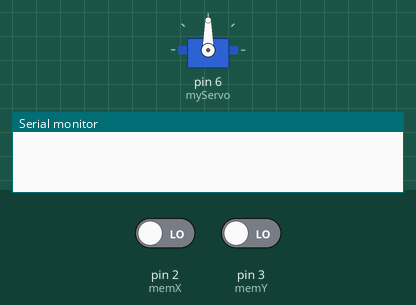
Simulated run of this sketch. Board: Arduino Uno, built with avr-gcc and run on an emulated ATmega328P. Parts: servo, the last lines printed to the serial monitor. The inputs (shaded band) are chosen by the test bench; at power-on: pin 2 (memX) LOW, pin 3 (memY) LOW.

Above: at 0.1 s.
At 2.1 s:
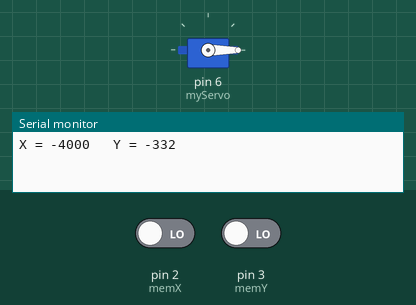
Timing chart, 0 to 3.6 s (numbered marks = the images above):
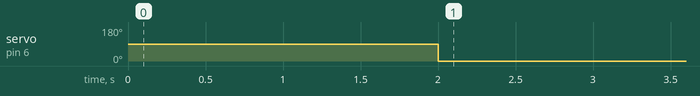

The sketch:

AccelMotor.ino
```cpp
/*
  AccelerometerMotor

  Use an accelerometer to drive a motor.
  Tilting an accelerometer forward makes the motor move forward.
  Tilting an accelerometer backward makes the motor move backward.
  Forward and backward are arbitrary.

  Patrick Kubiak
 */

#include <Servo.h>

// definitions
Servo myServo;           // create servo object to control a servo

const int memX = 2;      // x output of accelerometer
const int memY = 3;      // y output of accelerometer

// setup
void setup() {
  myServo.attach(6);    // attach the servo on pin 6 to the servo object
  Serial.begin(9600);

  // initialize accelerometer input
  pinMode(memX, INPUT);
  pinMode(memY, INPUT);

  // initialize serial communication at 9600 bits per second
  Serial.begin(9600);
}

// loop forever
void loop() {
  int pulseX, pulseY;  // store pulse widths
  int accelX, accelY;  // store accelerations

  // read X and Y pulse
  pulseX = pulseIn(memX, HIGH);
  pulseY = pulseIn(memY, HIGH);

  // convery pulse width to acceleration in milli-g's
  // earth's gravtiy is 1000 milli-g's, or 1g
  accelX = ((pulseX / 10) - 500) * 8;
  accelY = ((pulseY / 10) - 500) * 8;

  // scale and adjust so that the motor does not move while the breadboard sits on a table
  accelY = map(accelY, -950, 700, 0, 180);

  // set servo position according to scaled value
  myServo.write(accelY);

  // display acceleration
  Serial.println("X = " + String(accelX) + "\t Y = " + String(accelY));;
  delay(100);
}
```

Measured:
- by itself, servo on pin 6 (myServo): 90° → 0° at 2.0 s
